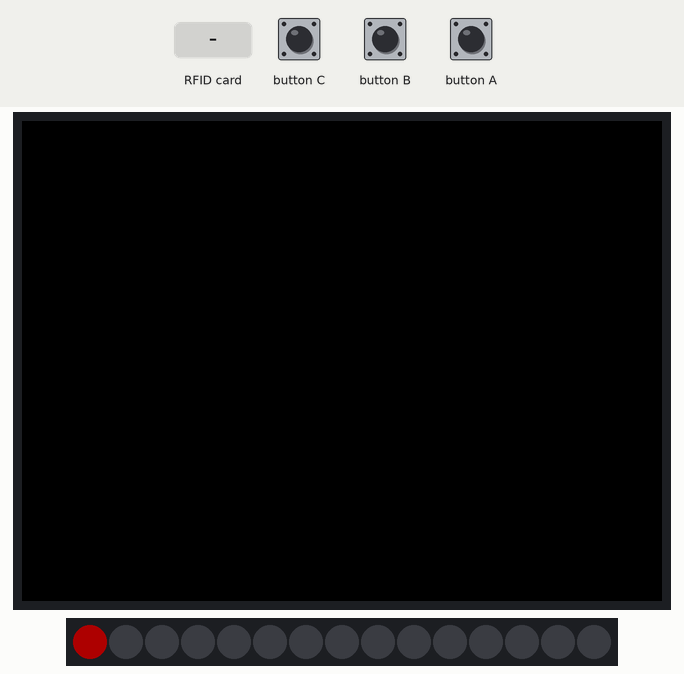
Simulated run of this program. Board: ESP32-S3. Shown: 320×240 colour display, 15 RGB LEDs in strip order, left to right. Inputs (shaded band) come from the test bench. Dim RGB values are drawn brighter than linear; what the program prints to the serial monitor is not drawn.

Above: at 0.3 s.
At 1.4 s:
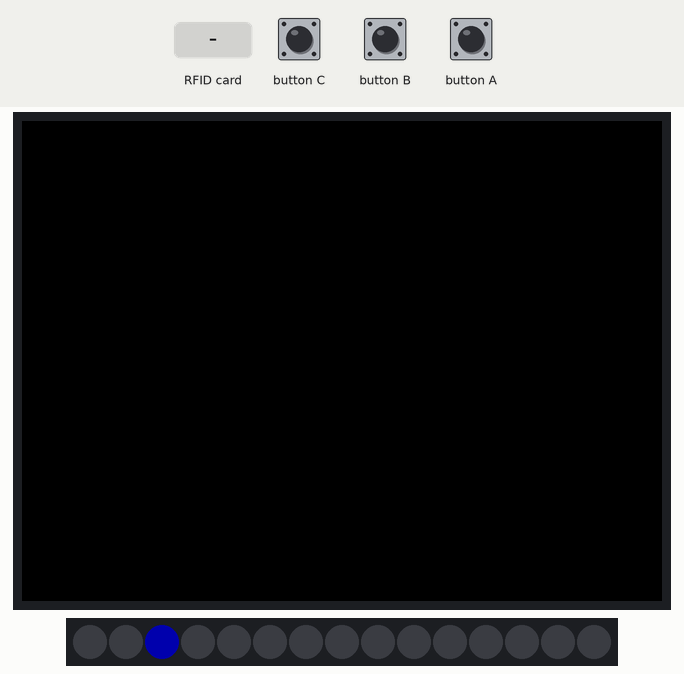
1.5 s: RFID card 5E 7A 19 C4 held to the reader
At 2.1 s:
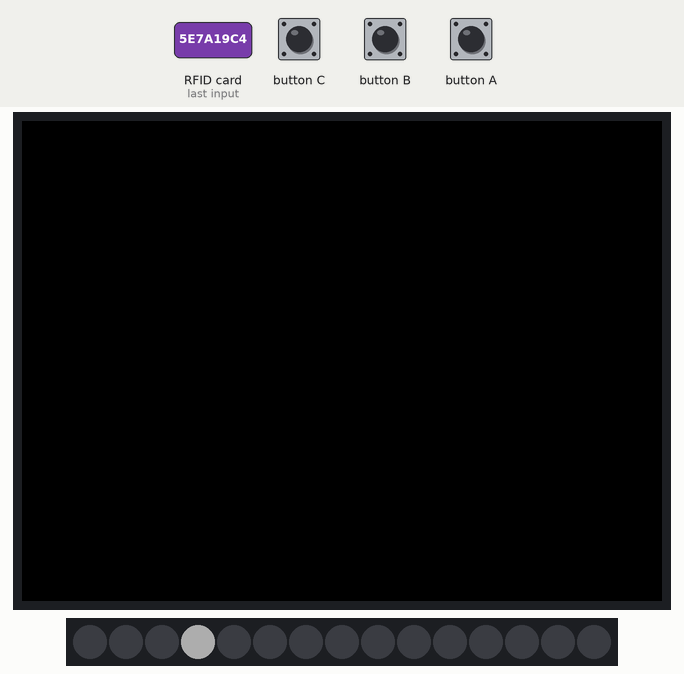
Timing chart, 0 to 4.5 s (numbered marks = the images above; inputs shaded):
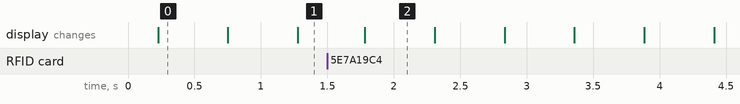

The program:

main.cpp
```cpp
#include <Arduino.h>
#include <M5Unified.h>
#include "MFRC522_I2C.h"
#include <FastLED.h>

#define PIN_LED 7 // ATOM Ext's PortB
#define PIN_TXD 5 // ATOM Ext's PortC(p2)
#define PIN_RXD 6 // ATOM Ext's PortC(p1)

MFRC522 mfrc522(0x28);
#define NTAG_DATA_PAGE 5

#define NUM_LEDS 15
CRGB leds[NUM_LEDS];

#define LED_RED CRGB(50, 0, 0)
#define LED_GREEN CRGB(0, 50, 0)
#define LED_BLUE CRGB(0, 0, 50)
#define LED_BLACK CRGB(0, 0, 0)
#define LED_WHITE CRGB(50, 50, 50)
#define LED_SKIP CRGB(255, 255, 255) // special value to skip LED update

// play MP3 in SoundDrop (PortC), 0=STOP
void playMP3(int num){
	uint8_t cs;
	if (num == 0){
		// STOP command
		Serial2.write(0xaa);
		Serial2.write(0x04);
		Serial2.write(0x00);
		Serial2.write(0xae);
	}
	else{
		// PLAY SPECIFY command
		Serial2.write(0xaa);
		Serial2.write(0x07);
		Serial2.write(0x02);
		Serial2.write(0x00);
		Serial2.write(num);
		cs = 0 - (0xaa + 0x07 + 0x02 + 0x00 + num);;
		Serial2.write(cs);
	}
}

void showLED(CRGB c0, CRGB c1, CRGB c2, CRGB c3) {
	if (c0 != LED_SKIP) leds[0] = c0;
	if (c1 != LED_SKIP) leds[1] = c1;
	if (c2 != LED_SKIP) leds[2] = c2;
	if (c3 != LED_SKIP) leds[3] = c3;
	FastLED.show();
}

String readMifare_uid(){
	String id = "";
	if (!mfrc522.PICC_IsNewCardPresent() || !mfrc522.PICC_ReadCardSerial()) {
		//printf("no card\n");
	}
	else{
		for (byte i = 0; i < mfrc522.uid.size; i++) {
			id += String(mfrc522.uid.uidByte[i], HEX);
		}
	}
	return(id);
}

unsigned long readNtag(byte page) {
	byte buffer[18];
	byte bufferSize = sizeof(buffer);
	if (mfrc522.MIFARE_Read(page, buffer, &bufferSize) != MFRC522::STATUS_OK) return 0;
	return ((unsigned long)buffer[3] << 24) | ((unsigned long)buffer[2] << 16) | ((unsigned long)buffer[1] << 8) | buffer[0];
}

bool writeNtag(byte page, unsigned long data) {
	byte buffer[4];
	buffer[0] = data & 0xFF;
	buffer[1] = (data >> 8) & 0xFF;
	buffer[2] = (data >> 16) & 0xFF;
	buffer[3] = (data >> 24) & 0xFF;
	return mfrc522.MIFARE_Ultralight_Write(page, buffer, 4) == MFRC522::STATUS_OK;
}

void setup() {
	M5.begin();
	Wire.begin(2, 1); // ATOMS3 Lite's Grove
	FastLED.addLeds<NEOPIXEL, PIN_LED>(leds, NUM_LEDS); // ATOMS3 Ext.'s PortB (black)
	mfrc522.PCD_Init(); // Init RFID2 Unit
	Serial2.begin(9600, SERIAL_8N1, PIN_RXD, PIN_TXD);

	// clear all LEDs
	for (int i = 0; i < NUM_LEDS; i++) leds[i] = LED_BLACK; FastLED.show();
}

int i = 0;
unsigned long count = 0;

void loop()
{
	M5.update();
	if (M5.BtnA.wasClicked()){
		if (writeNtag(NTAG_DATA_PAGE, count)){
			printf("Wrote count: %lu\n", count);
		}
		else{
			printf("Write failed\n");
		}
		count++;
		delay(200);
	}
	printf("Mifare uid: %s / Ntag[%d] = %lu\n", readMifare_uid().c_str(), NTAG_DATA_PAGE, readNtag(NTAG_DATA_PAGE));
	if (i == 0) showLED(LED_RED, LED_BLACK, LED_BLACK, LED_BLACK);
	else if (i == 1) showLED(LED_BLACK, LED_GREEN, LED_BLACK, LED_BLACK);
	else if (i == 2) showLED(LED_BLACK, LED_BLACK, LED_BLUE, LED_BLACK);
	else showLED(LED_BLACK, LED_BLACK, LED_BLACK, LED_WHITE);
	i = (i + 1) % 4;
	delay(500);
}
```

Measured:
- what the display in image 0 shows lasts 0.6 s, from 0.2 s to 0.8 s
